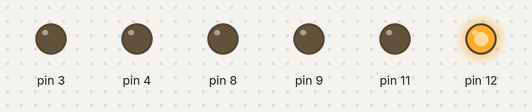
Recording of a sketch running on a simulated Arduino Uno, built with avr-gcc and run on an emulated ATmega328P. On the bench: output pins drawn as LEDs (lit = HIGH).

Above: at 0.2 s.
At 1.2 s:
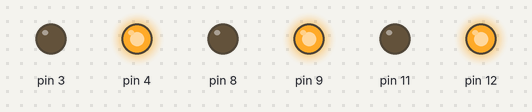
At 1.7 s:
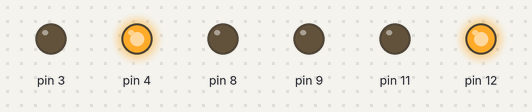
At 3.7 s:
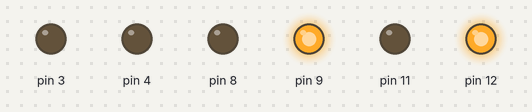
At 5.7 s:
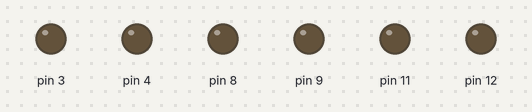
Timing chart, 0 to 6.9 s (numbered marks = the images above):
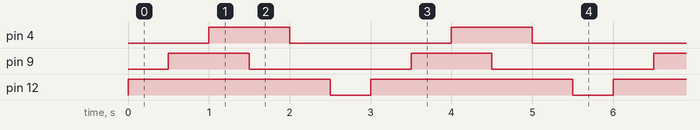

Measured:
- by itself, pin 4, pin 9: alternates HIGH for 1.0 s and LOW for 2.0 s
- by itself, pin 12: alternates HIGH for 2.5 s and LOW for 0.50 s

The sketch:

LED_control_parameters.ino
```cpp
void LED_light(int anode, int cathode, int state){
  pinMode(anode,OUTPUT);
  pinMode(cathode,OUTPUT);
  digitalWrite(anode,state);
  digitalWrite(cathode,LOW);

}
void setup() {
  // put your setup code here, to run once:

}

void loop() {
  // put your main code here, to run repeatedly:
LED_light(12,11,HIGH);
delay(500);
LED_light(9,8,HIGH);
delay(500);
LED_light(4,3,HIGH);
delay(500);
LED_light(9,8,LOW);
delay(500);
LED_light(4,3,LOW);
delay(500);
LED_light(12,11,LOW);
delay(500);
}
```
